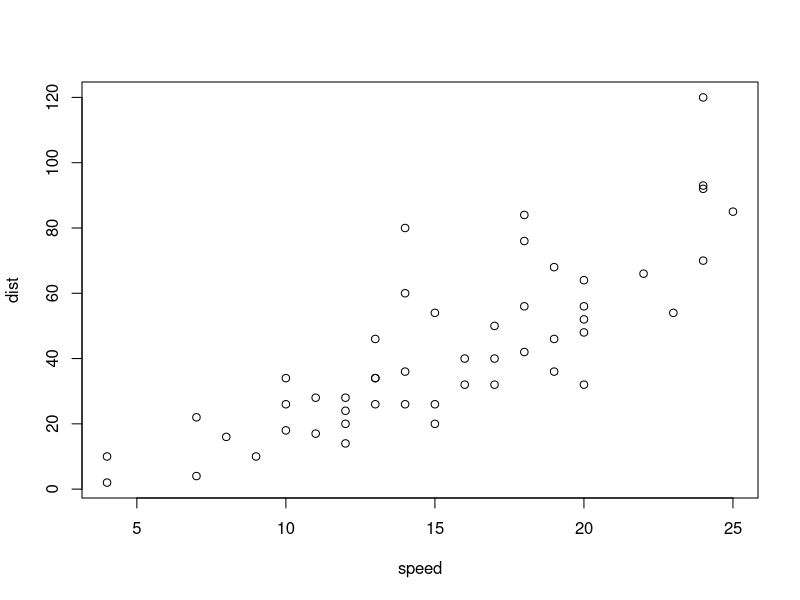
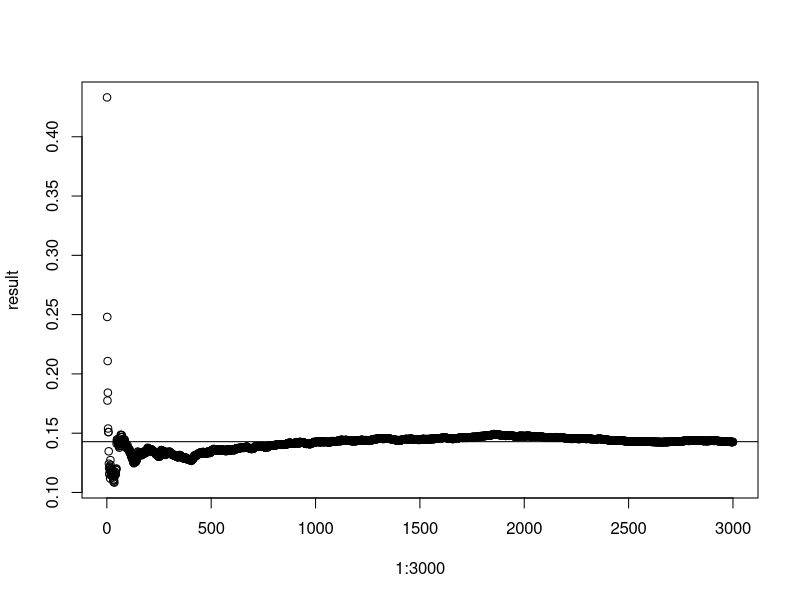
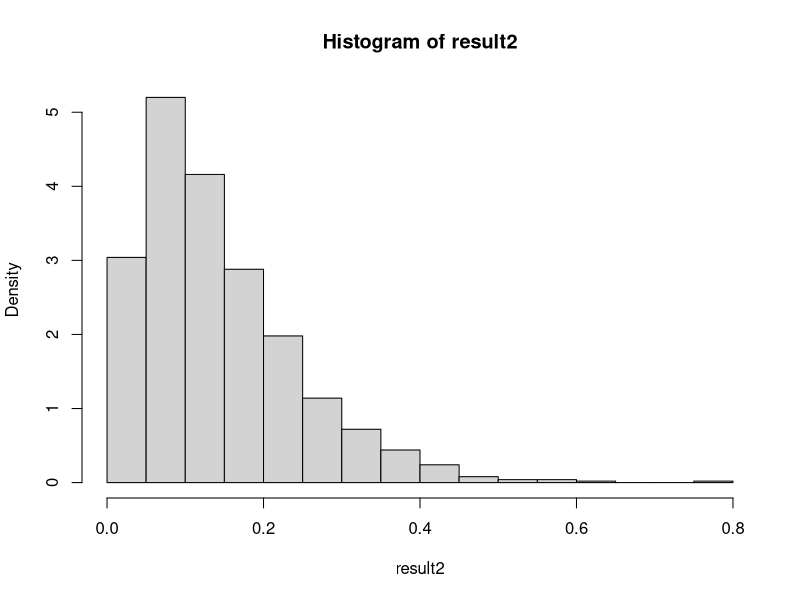
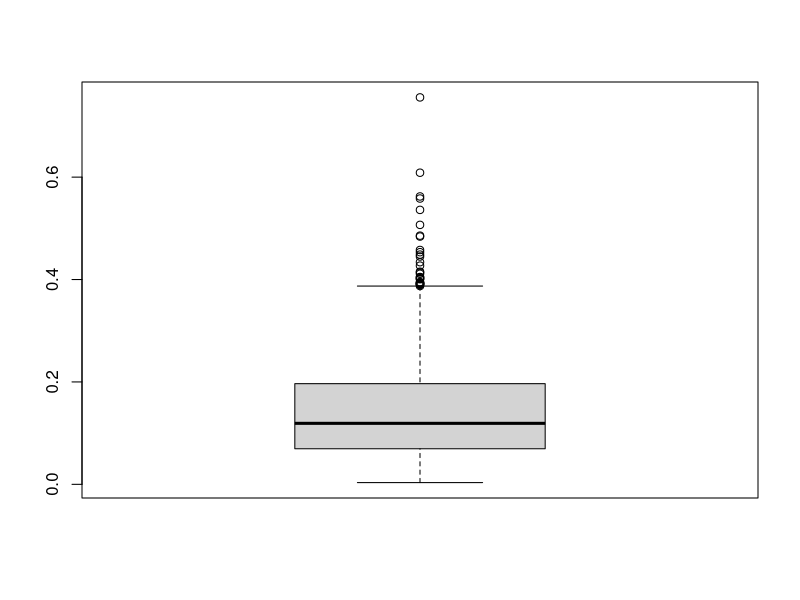
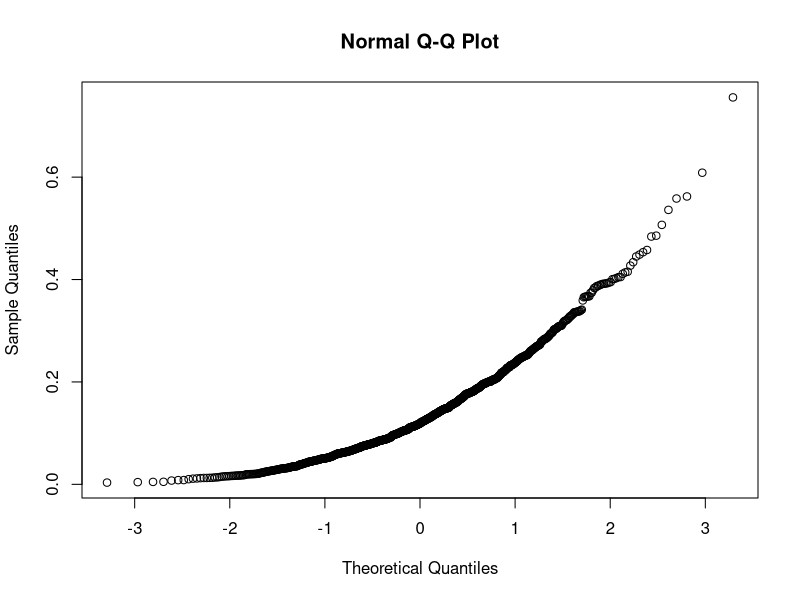
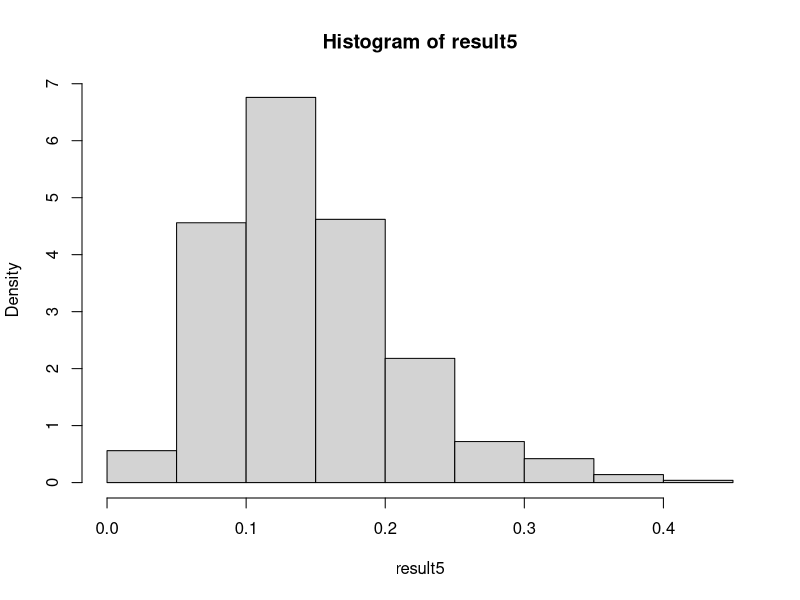
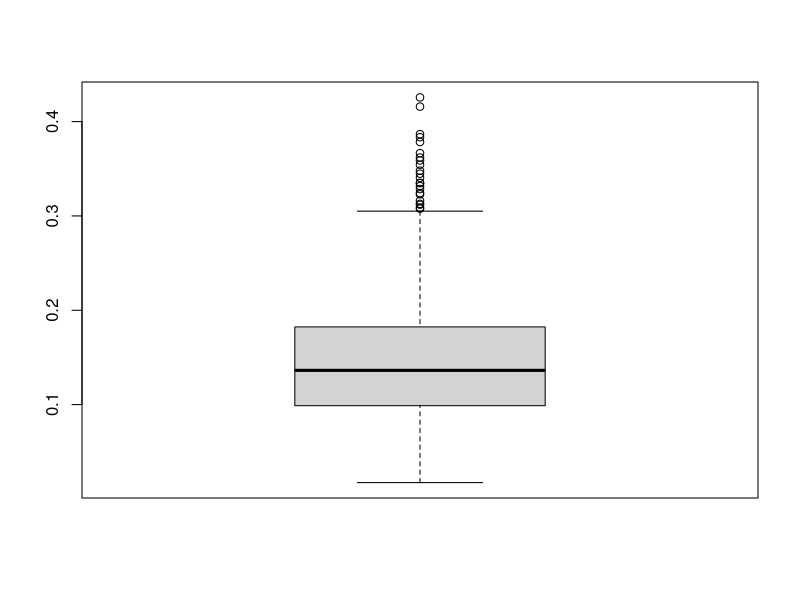
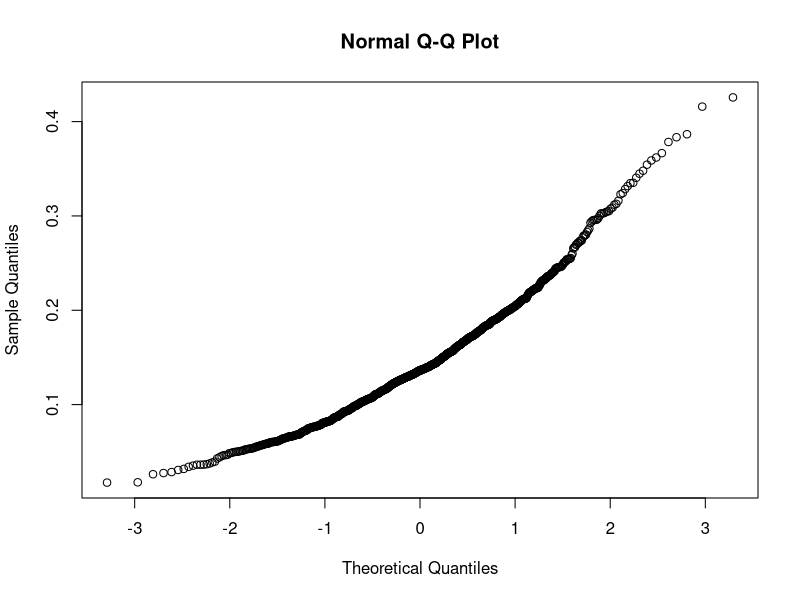

These charts were generated, in order, by the following R code:
## ---- chunk 1
plot(cars)
## ---- chunk 2
x<- 1:10

y<- sum(x[seq(1,3)])
print(y)
## ---- chunk 3
vectorOfRandomVariables <- rexp(3000, rate=7)

result <- vector(length=3000)

for (index in 1:3000) {
    result[index]<- 1/index * sum(vectorOfRandomVariables[seq(1,index)])
  
}


plot(1:3000, result,abline(h=1/7))

## ---- chunk 4

result2<-vector(length = 1000)
for(numberOfObservation in 1:1000){
  randomVariables2 <- rexp(2,rate=7)

  result2[numberOfObservation]<-1/2*(randomVariables2[1]+randomVariables2[2])
}

hist(result2, freq = FALSE, probability = TRUE)

boxplot(result2)

qqnorm(result2)
## ---- chunk 5
result5<-vector(length = 1000)
for(numberOfObservation in 1:1000){
  randomVariables5 <- rexp(5,rate=7)

  result5[numberOfObservation]<-1/5*(sum(randomVariables5))
}

hist(result5, freq = FALSE, probability = TRUE)

boxplot(result5)

qqnorm(result5)


## ---- chunk 6
result30<-vector(length = 1000)
for(numberOfObservation in 1:1000){
  randomVariables30 <- rexp(30,rate=7)

  result30[numberOfObservation]<-1/30*(sum(randomVariables30))
}

hist(result30, freq = FALSE, probability = TRUE)

boxplot(result30)

qqnorm(result30)



## ---- chunk 7
result500<-vector(length = 1000)
for(numberOfObservation in 1:1000){
  randomVariables500 <- rexp(500,rate=7)

  result500[numberOfObservation]<-1/500*(sum(randomVariables500))
}

hist(result500, freq = FALSE, probability = TRUE)

boxplot(result500)

qqnorm(result500)
## ---- chunk 8
par(mfrow=c(2,2))
hist(result2,freq = FALSE, probability = TRUE)
hist(result5,freq = FALSE, probability = TRUE)
hist(result30,freq = FALSE, probability = TRUE)
hist(result500,freq = FALSE, probability = TRUE)

par(mfrow=c(2,2))
boxplot(result2)
boxplot(result5)
boxplot(result30)
boxplot(result500)

par(mfrow=c(2,2))
qqnorm(result2)
qqnorm(result5)
qqnorm(result30)
qqnorm(result500)

## ---- chunk 9
e<-7
v<-49


